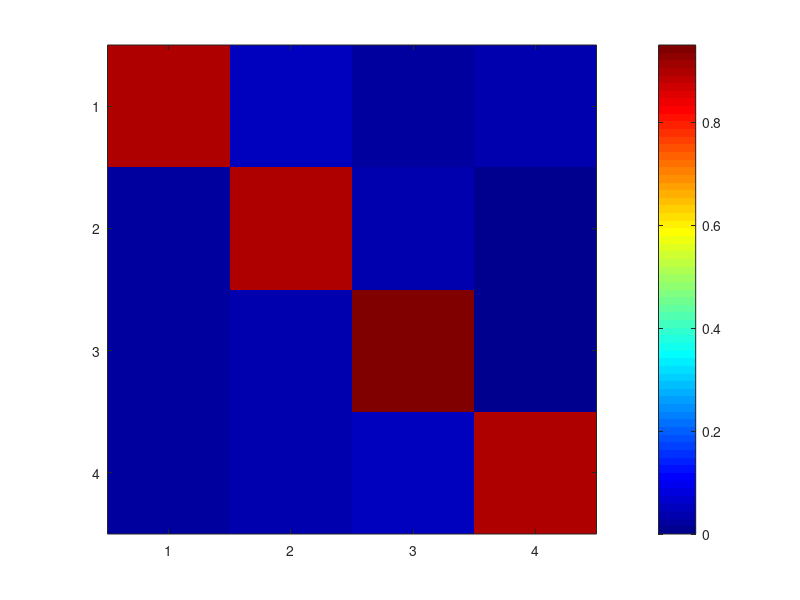

Reproduce this figure in MATLAB. (Note: this script raises an error after producing the figure.)
% Model parameters

% to test for a good choice of beta and gamma, N*beta/gamma should be about
% 1-5


%%%%%%%%%%%%%%%%%%%%%%%%%%%%%%%%% Define Markov Chain for Infected
%%%%%%%%%%%%%%%%%%%%%%%%%%%%%%%%% Interactions
Tr = [0.9 0.05 0.02 0.03; % Mutations probability for infected1
     0.02 0.9 0.035 0.0;% Mutations probability for infected2
     0.02 0.03 0.95 0.0;% Mutations probability for infected3
     0.02 0.03 0.05 0.9]; % Mutations probability for infected
 %Transition Matrix
figure;

imagesc(Tr);
colormap(jet);
colorbar;
axis square
h = gca;
h.XTick = 1:4;
h.YTick = 1:4;
title 'Transition Matrix Heatmap';
hold on;

delta = 0.0; % rate of immunity loss
N = 60000000; % Total population N = S + I + R


I10 = 1; % initial number of infected
I20 = 1; % initial number of infected
I30 = 1; % initial number of infected
I40 = 100; % initial number of infected


T = 180; % period of 180 days
dt = 1; % time interval for updating

% Calculate the model
[S,I1, I2, I3, I4,R] = sir_model(delta,N,I10, I20, I30, I40,T,dt);
% Plots that display the epidemic outbreak
%fprintf('Value of parameter R0 is %.2f',N*beta/gamma)
t = 0:dt:T-dt;
% Curve

figure;
plot(t,S,'b',t,I1,t,I2,t,I3,t,I4,'r',t,R,'g','LineWidth',2); hold on;
xlabel('Days'); ylabel('Number of individuals');
legend('S','I1','I2','I3','I4','R');
hold on;
% Map
function [S,I1, I2, I3, I4,R, T] = sir_model(delta,N,I10,I20,I30,I40,T,dt)
    % if delta = 0 we assume a model without immunity loss
    
    
    
    S = zeros(1,T/dt);
    S(1) = N;
    I1 = zeros(1,T/dt);
    I1(1) = I10;
    I2 = zeros(1,T/dt);
    I2(1) = I20;
    I3 = zeros(1,T/dt);
    I3(1) = I30;
    I4 = zeros(1,T/dt);
    I4(1) = I40;
    R = zeros(1,T/dt);
    %%%%%%%%%%%%%%%%%%%%%%%%%%%%%%%%% Define Markov Chain for Infected
%%%%%%%%%%%%%%%%%%%%%%%%%%%%%%%%% Interactions
Tr = [0.9 0.05 0.02 0.03; % Mutations probability for infected1
     0.02 0.9 0.035 0.0;% Mutations probability for infected2
     0.02 0.03 0.9 0.05;% Mutations probability for infected3
     0.02 0.03 0.05 0.9]; % Mutations probability for infected
 %Transition Matrix
    
    
    for t = 1:(T/dt)-1
        

        
        beta1 = .3; 
        beta2 = .3; 
        beta3 = .3; %% Infection Rates (Beta(I_i))
        beta4 = .3; 
    
        gamma1 = 0.12;
        gamma2 = 0.12; 
        gamma3 = 0.12;  %% Recovery Rate (Gamma(I_i))
        gamma4 = 0.002; 
        
        gamma = [gamma1 gamma2 gamma3 gamma4];  %vectorize recovery rates
        beta = [beta1 beta2 beta3 beta4];%vectorize infection rates
        I = [I1(t) I2(t) I3(t) I4(t)];

        if t~=0
            if mod(t,20) == 0
                
                I = ((I/sum(I))*Tr)*sum(I); %find probability distribution, multiply by transition matrix,then multiply by total infected again 
                I1(t) = I(1);
                I2(t) = I(2);
                I3(t) = I(3);
                I4(t) = I(4);
            end
        end
        % Equations of the model
        dS  = (-sum(beta * (S(t)/N).* I))*dt; % evolution of susceptible 
        %dS = (-beta1*I1(t)*S(t)) * dt
        dI1 = (beta1*I1(t)*S(t)/N - gamma1*I1(t)) * dt;
        dI2 = (beta2*I2(t)*S(t)/N - gamma2*I2(t)) * dt;
        dI3 = (beta3*I3(t)*S(t)/N - gamma3*I3(t)) * dt;
        dI4 = (beta4*I4(t)*S(t)/N - gamma4*I4(t)) * dt;
        dR =  sum(gamma .* I)* dt; % Recovered  * dt;
        
        S(t+1) = S(t) + dS;
        I1(t+1) = I1(t) + dI1;
        I2(t+1) = I2(t) + dI2;
        I3(t+1) = I3(t) + dI3;
        I4(t+1) = I4(t) + dI4;
        R(t+1) = R(t) + dR;
    end
end

